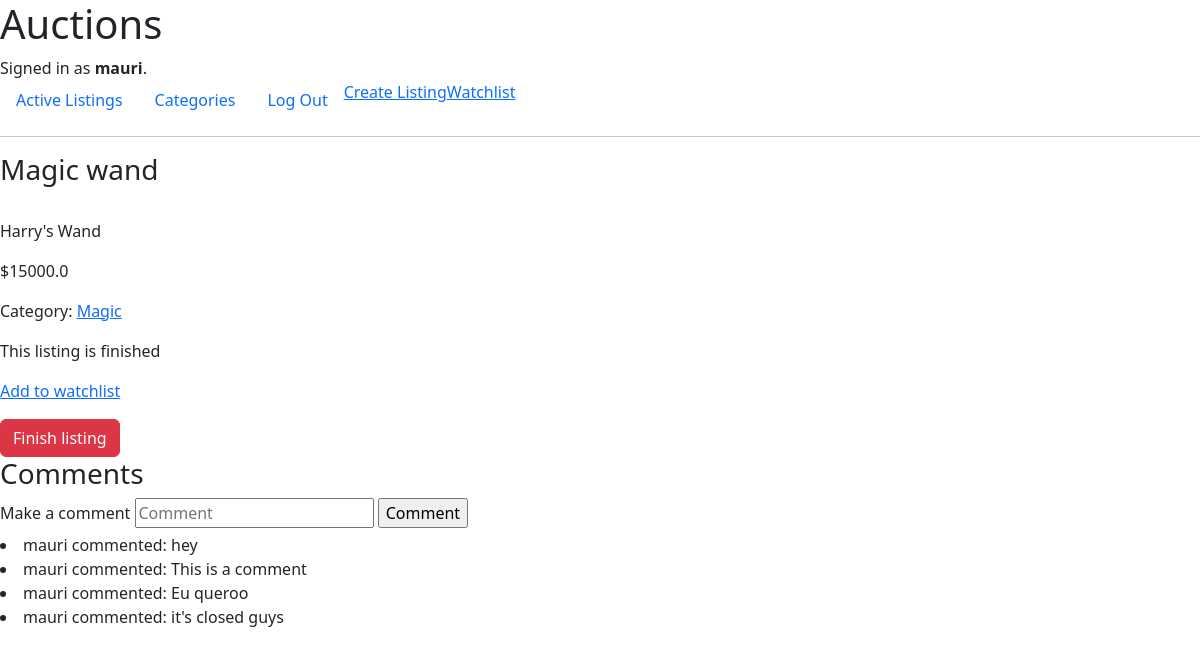
/listing/19 (signed in), run on the app's committed database.
### auctions/models.py (models this page shows, shortened)
class User(AbstractUser):
    pass

class AuctionListing(models.Model):
    user = models.ForeignKey(User, on_delete=models.CASCADE)
    title = models.CharField(max_length=64)
    description = models.CharField(max_length=255)
    starting_bid = models.FloatField()
    imageUrl = models.CharField(null=True, blank=True, max_length=500)
    date = models.DateTimeField(auto_now_add=True)
    watchlist = models.ManyToManyField(User, blank=True, related_name="watchlist")
    category = models.ForeignKey(Category, blank=True, null=True, on_delete=models.CASCADE, related_name="listings")
    isActive = models.BooleanField(default=True)
    winner = models.ForeignKey(User, blank=True, null=True, on_delete=models.CASCADE, related_name="winner")
    numberOfBids = models.IntegerField()

class Bid(models.Model):
    user = models.ForeignKey(User, on_delete=models.CASCADE)
    amount = models.FloatField()
    listing = models.ForeignKey(AuctionListing, on_delete=models.CASCADE, related_name="bids")

class Category(models.Model):
    name = models.CharField(max_length=64)
    imageUrl = models.CharField(max_length=10000, null=True, blank=True)
    def __str__(self):
        return f"{self.name}"

class Comment(models.Model):
    user = models.ForeignKey(User, on_delete=models.CASCADE)
    comment = models.CharField(max_length=255)
    listing = models.ForeignKey(AuctionListing,blank=True, null=True, on_delete=models.CASCADE, related_name="comments")
    date = models.DateTimeField(auto_now_add=True)

### auctions/views.py (the view)
# urls.py: path("listing/<str:id>", views.listing, name="listing"),
def listing(request, id):
    auction = AuctionListing.objects.get(id=id)
    isListingInWatchlist = request.user in auction.watchlist.all()
    return render(request, "auctions/listing.html", {
        "auction": auction,
        "isListingInWatchlist": isListingInWatchlist,
        "comments": Comment.objects.filter(listing=auction),
        "currentBid": auction.bids.all().order_by('amount').last()
    })

### auctions/templates/auctions/listing.html (shortened to what this page needs)
{% extends "auctions/layout.html" %}
{% block body %}
    <h3>{{ auction.title }}</h3>
    <p>{{ auction.description }}</p>
    <p>${{ currentBid.amount }}</p>
    {% if auction.category %}
        <p>Category: <a href="{% url 'category' categoryId=auction.category.id %}">{{ auction.category }}</a> </p>
    {% endif %}
    {% if auction.isActive %}
        <p>{{ auction.numberOfBids }} bid(s) so far. {% if currentBid.user == user %}Your bid is the current bid. {% endif%} </p>
        <form action="{% url 'placebid' %}" method="post">
            {% csrf_token %}
            <input type="number" placeholder="Bid" name="bid"> <br>
            <input type="hidden" name="id" value="{{ auction.id }}">
            <input type="submit" value="Place Bid">
        </form>
        <p></p>
    {% else %}
        <p>This listing is finished</p>
    {% endif %}
    {% if user.is_authenticated %}
        {% if isListingInWatchlist %}
            <a href="{% url 'removeWatchlist' auctionid=auction.id %}">Remove from watchlist</a>
        {% else %}
            <a href="{% url 'addWatchlist' auctionid=auction.id %}">Add to watchlist</a>
        {% endif %}
    {% endif %}
    {% if user == auction.user %}
    <a href="{% url 'finishListing' listingId=auction.id %}" class="btn btn-danger">Finish listing</a> <br>
    {% endif %}
    <h3>Comments</h3>
    {% if user.is_authenticated %}
        <form action="{% url 'comment' %}" method="post">
            <label for="comment">Make a comment</label>
            <input type="text" name="comment" placeholder="Comment">
            <input type="submit" value="Comment">
        </form>
    {% endif %}
    {% for comment in comments %}
        <li>{{ comment.user }} commented:  {{ comment.comment }}</li>
    {% endfor %}
{% endblock %}

### auctions/templates/auctions/layout.html (shortened to what this page needs)
{% load static %}
<!DOCTYPE html>
<html lang="en">
    <head>
        <link rel="stylesheet" href="https://stackpath.bootstrapcdn.com/bootstrap/4.4.1/css/bootstrap.min.css">
        <link href="https://cdn.jsdelivr.net/npm/bootstrap@5.3.3/dist/css/bootstrap.min.css" rel="stylesheet">
    </head>
    <body>
        <h1>Auctions</h1>
        <div>
            {% if user.is_authenticated %}
                Signed in as <strong>{{ user.username }}</strong>.
            {% else %}
                Not signed in.
            {% endif %}
        </div>
        <ul class="nav">
            <li class="nav-item">
                <a class="nav-link" href="{% url 'index' %}">Active Listings</a>
            </li>
            <li class="nav-item">
                <a class="nav-link" href="{% url 'displayCategories' %}">Categories</a>
            </li>
            {% if user.is_authenticated %}
                <li class="nav-item">
                    <a class="nav-link" href="{% url 'logout' %}">Log Out</a>
                </li>
                <li class="nav-item">
                    <a href="{% url 'createlisting' %}">Create Listing</a>
                </li>
                <li class="nav-item">
                    <a href="{% url 'watchlist' %}">Watchlist</a>
                </li>
            {% endif %}
        </ul>
        <hr>
        {% block body %}
        {% endblock %}
    </body>
</html>

### data on the page
User: username "mauri"
AuctionListing: title "Magic wand", description "Harry's Wand", category "Magic"
Bid: amount "15000.0"
Comment: user "mauri", comment "hey"
Comment: user "mauri", comment "This is a comment"
Comment: user "mauri", comment "Eu queroo"
Comment: user "mauri", comment "it's closed guys"
